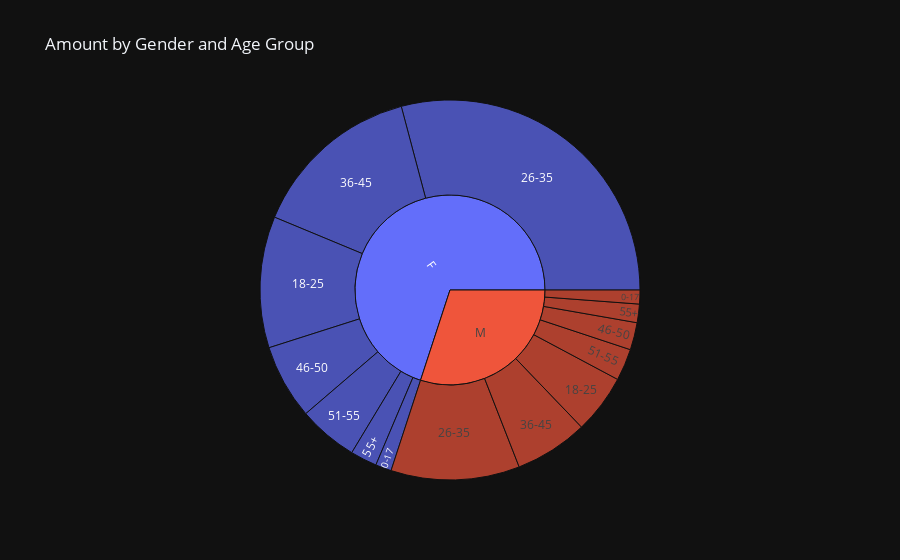

The code cell stored with this chart in its notebook:
### Code cell
px.sunburst(df, path=['Gender', 'Age Group'], values='Amount', 
             title='Amount by Gender and Age Group',template='plotly_dark')

### Figure 1 — Plotly figure (JSON) as saved in the notebook; plotly's stock layout.template omitted (floating-point values rounded to 4 significant figures)
{"data": [{"branchvalues": "total", "domain": {"x": [0, 1], "y": [0, 1]}, "hovertemplate": "labels=%{label}<br>Amount=%{value}<br>parent=%{parent}<br>id=%{id}<extra></extra>", "ids": ["F/26-35", "M/0-17", "M/26-35", "F/18-25", "F/55+", "M/46-50", "F/46-50", "M/51-55", "F/51-55", "M/55+", "F/36-45", "M/18-25", "M/36-45", "F/0-17", "F", "M"], "labels": ["26-35", "0-17", "26-35", "18-25", "55+", "46-50", "46-50", "51-55", "51-55", "55+", "36-45", "18-25", "36-45", "0-17", "F", "M"], "name": "", "parents": ["F", "M", "M", "F", "F", "M", "F", "M", "F", "M", "F", "M", "M", "F", "", ""], "type": "sunburst", "values": [30980000.0, 1258000.0, 11650000.0, 11890000.0, 2414000.0, 2474000.0, 6772000.0, 2886000.0, 5395000.0, 1676000.0, 15540000.0, 5354000.0, 6635000.0, 1441000.0, 74430000.0, 31930000.0]}], "layout": {"legend": {"tracegroupgap": 0}, "title": {"text": "Amount by Gender and Age Group"}}}
